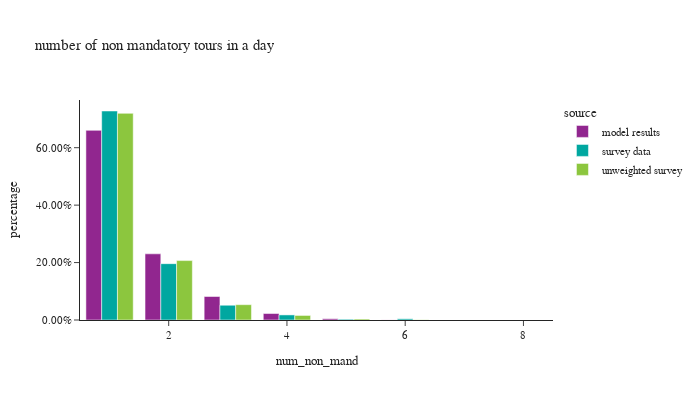

Notebook code cell kept with this figure:
### Code cell
df_plot = per_data.groupby(['num_non_mand','source'])['person_weight'].sum().reset_index()

df_plot['percentage'] = df_plot.groupby(['source'], group_keys=False)['person_weight']. \
    apply(lambda x: x / float(x.sum()))

fig = px.bar(df_plot, x="num_non_mand", y="percentage", color="source",barmode="group",
             title="number of non mandatory tours in a day")
fig.update_layout(height=400, width=700, yaxis=dict(tickformat=".2%"))
fig.show()

### Figure 1 — Plotly figure (JSON) as saved in the notebook; plotly's stock layout.template omitted (floating-point values rounded to 4 significant figures)
{"data": [{"alignmentgroup": "True", "hovertemplate": "source=model results<br>num_non_mand=%{x}<br>percentage=%{y}<extra></extra>", "legendgroup": "model results", "marker": {"color": "#91268F", "pattern": {"shape": ""}}, "name": "model results", "offsetgroup": "model results", "orientation": "v", "showlegend": true, "textposition": "auto", "type": "bar", "x": [1, 2, 3, 4, 5, 6, 7, 8], "xaxis": "x", "y": [0.6604, 0.2304, 0.08184, 0.02257, 0.004374, 0.0003243, 2.071e-05, 1.183e-06], "yaxis": "y"}, {"alignmentgroup": "True", "hovertemplate": "source=survey data<br>num_non_mand=%{x}<br>percentage=%{y}<extra></extra>", "legendgroup": "survey data", "marker": {"color": "#00A7A0", "pattern": {"shape": ""}}, "name": "survey data", "offsetgroup": "survey data", "orientation": "v", "showlegend": true, "textposition": "auto", "type": "bar", "x": [1, 2, 3, 4, 5, 6], "xaxis": "x", "y": [0.7278, 0.1962, 0.05139, 0.01772, 0.002722, 0.004162], "yaxis": "y"}, {"alignmentgroup": "True", "hovertemplate": "source=unweighted survey<br>num_non_mand=%{x}<br>percentage=%{y}<extra></extra>", "legendgroup": "unweighted survey", "marker": {"color": "#8CC63E", "pattern": {"shape": ""}}, "name": "unweighted survey", "offsetgroup": "unweighted survey", "orientation": "v", "showlegend": true, "textposition": "auto", "type": "bar", "x": [1, 2, 3, 4, 5, 6], "xaxis": "x", "y": [0.7196, 0.2069, 0.05336, 0.01585, 0.00348, 0.0007734], "yaxis": "y"}], "layout": {"barmode": "group", "height": 400, "legend": {"title": {"text": "source"}, "tracegroupgap": 0}, "title": {"text": "number of non mandatory tours in a day"}, "width": 700, "xaxis": {"anchor": "y", "domain": [0.0, 1.0], "title": {"text": "num_non_mand"}}, "yaxis": {"anchor": "x", "domain": [0.0, 1.0], "tickformat": ".2%", "title": {"text": "percentage"}}}}
